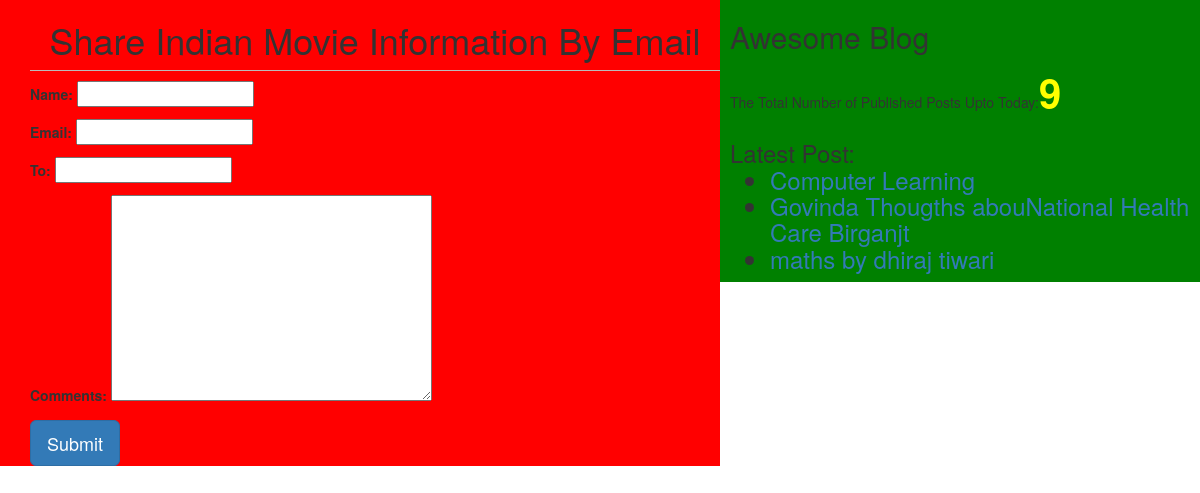
The app's page /2/share/ with its own data.
### blogapp/models.py (models this page shows, shortened)
class Post(models.Model):
	STATUS_CHOICES=(('draft','Draft'),('published','Published'))
	title=models.CharField(max_length=256)
	slug=models.SlugField(max_length=264,unique_for_date='publish')
	author=models.ForeignKey(User,related_name='blog_posts')
	body=models.TextField()
	publish=models.DateTimeField(default=timezone.now)
	created=models.DateTimeField(auto_now_add=True)
	updated=models.DateTimeField(auto_now=True)
	status=models.CharField(max_length=10,choices=STATUS_CHOICES,default='draft')
	objects=CustomManager()
	tags=TaggableManager()
	class Meta:
		ordering=('-publish',)
	def get_absolute_url(self):
	    return reverse('post_detail',args=[self.publish.year,
	    self.publish.strftime('%m'),self.publish.strftime('%d'),self.slug])

### blogapp/views.py (the view)
# urls.py: url(r'^(?P<id>\d+)/share/$',views.mail_send_view),
def mail_send_view(request,id):
	post=get_object_or_404(Post,id=id,status='published')
	sent=False
	if request.method=='POST':
		form=EmailSendForm(request.POST)
		if form.is_valid():
			cd=form.cleaned_data
			subject='{}({}) recomends you to read "{}"'.format(cd['name'],cd['email'],post.title)
			post_url=request.build_absolute_uri(post.get_absolute_url())
			message='Read Post At:\n{}\n\n{}\'sComments:\n{}'.format(post_url,cd['name'],cd['comments'])
			send_mail(subject,message,'paythondeveloper@gmail.com',[cd['to']])
			sent=True
	else:
		form=EmailSendForm()
	return render(request,'sharebymail.html',{'form':form,'post':post,'sent':sent})

### blogapp/forms.py
class EmailSendForm(forms.Form):
	name=forms.CharField()
	email=forms.EmailField()
	to=forms.EmailField()
	comments=forms.CharField(required=False,widget=forms.Textarea)

### blogapp/templatetags/blog_tags.py (called while the page is built)
@register.simple_tag
def total_posts():
	return  Post.objects.count()

@register.inclusion_tag('latestpost.html')
def show_latest_posts():
    latest_posts=Post.objects.order_by('-publish')[:3]
    return{'latest_posts':latest_posts}

### blogapp/templates/sharebymail.html (shortened to what this page needs)
{%extends 'base.html'%}
{%block content%}
{%if sent %}
<h1>Email Successfully sent</h1>
<h2>post with the title:{{post.title}} information shared by mail</h2>
{%else%}
<h1>Share {{post.title}} By Email</h1>
<form method="POST">
	{{form.as_p}}
	<input type='submit' class='btn btn-primary btn-lg',value="Send Mail">
</form>
{%endif%}
{%endblock%}

### blogapp/templates/latestpost.html
<ul>
	{% for post in latest_posts%}
	<li><a href="{{post.get_absolute_url}}">{{post.title}}</a></li>
	{%endfor%}
</ul>

### blogapp/static/blog.css (style rules this page uses)
h1 { text-align: center; border-bottom:1px solid #bbb; padding-bottom:10px; }

### records on screen
Post: title "Indian Movie Information"
Post: title "Computer Learning"
Post: title "Govinda Thougths abouNational Health Care Birganjt"
Post: title "maths by dhiraj tiwari"
